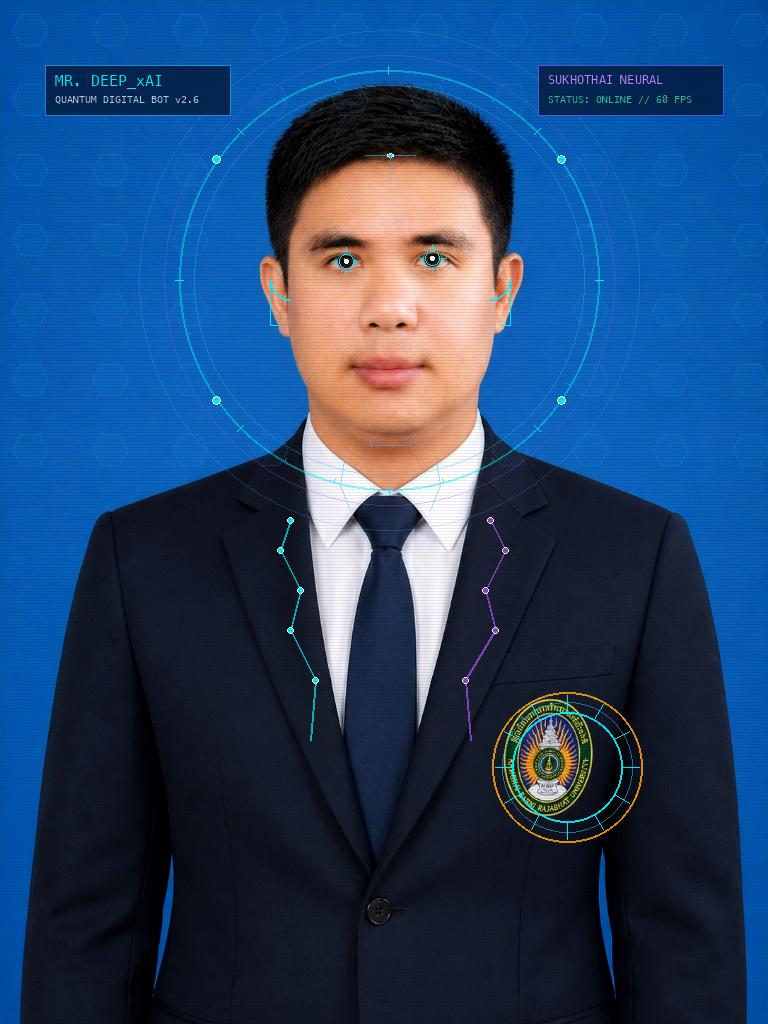
#> input picture assets/images/mr_deep_xai_digital_bot.png, 768 x 1024 px, found by its file name
$ python generate_3d_cover.py
#> lines starting #> are read from the running program, lines starting #| are printed output that depends on the picture
#!/usr/bin/env python3
"""
generate_3d_cover.py
Generates hyper-futuristic 3D Academic Book Cover for Next-Gen Physics Lab 2026.
Adheres to academic-book-cover-architect standards (2:3 aspect ratio, 1600x2400 px, 6x9 in).
Seamlessly blends Mr. Deep_xAI / J.A.R.V.I.S. avatar, 3D holographic physics simulations,
MediaPipe AR hand tracking, and clean typographic negative spaces.
"""

import math
import os
import numpy as np
from PIL import Image, ImageDraw, ImageFilter, ImageFont

W, H = 1600, 2400

def create_futuristic_cover():
    print(f"Creating base canvas {W}x{H}...")

    # 1. Background Gradient (Dark Cyber Laboratory Atmosphere)
    # Upper 30% (0-720): Deep midnight dark cyan-blue for title negative space
    # Mid 45% (720-1800): High-tech holographic lab core with soft ambient illumination
    # Lower 25% (1800-2400): Reflective obsidian floor for author negative space
    bg = np.zeros((H, W, 4), dtype=np.uint8)

    for y in range(H):
        ny = y / float(H)
        if ny < 0.30:
            # Top: Dark space #030611 -> #061124
            t = ny / 0.30
            r = int(3 + t * 4)
            g = int(6 + t * 11)
            b = int(17 + t * 20)
        elif ny < 0.75:
            # Mid: Core #061124 -> #0d2140 -> #061124
            t = (ny - 0.30) / 0.45
            curve = math.sin(t * math.pi)
            r = int(7 + curve * 15)
            g = int(17 + curve * 28)
            b = int(37 + curve * 46)
        else:
            # Bottom: Dark reflective workbench #061124 -> #020409
            t = (ny - 0.75) / 0.25
            r = int(7 - t * 5)
            g = int(17 - t * 13)
            b = int(37 - t * 28)

        bg[y, :, 0] = r
        bg[y, :, 1] = g
        bg[y, :, 2] = b
        bg[y, :, 3] = 255

    canvas = Image.fromarray(bg, mode="RGBA")

    # 2. Add Radial Cyan Ambient Glow in Midground (x=800, y=1180)
    glow_arr = np.zeros((H, W, 4), dtype=np.uint8)
    cx, cy = 800, 1180
    y_coords, x_coords = np.ogrid[:H, :W]
    dist_sq = ((x_coords - cx) / 1.0) ** 2 + ((y_coords - cy) / 0.8) ** 2
    max_r = 850
    mask = dist_sq < (max_r ** 2)
    glow_intensity = np.clip(1.0 - np.sqrt(dist_sq) / max_r, 0, 1) ** 2.2

    glow_arr[mask, 0] = (glow_intensity[mask] * 18).astype(np.uint8)
    glow_arr[mask, 1] = (glow_intensity[mask] * 85).astype(np.uint8)
    glow_arr[mask, 2] = (glow_intensity[mask] * 180).astype(np.uint8)
    glow_arr[mask, 3] = (glow_intensity[mask] * 190).astype(np.uint8)

    glow_img = Image.fromarray(glow_arr, mode="RGBA").filter(ImageFilter.GaussianBlur(radius=60))
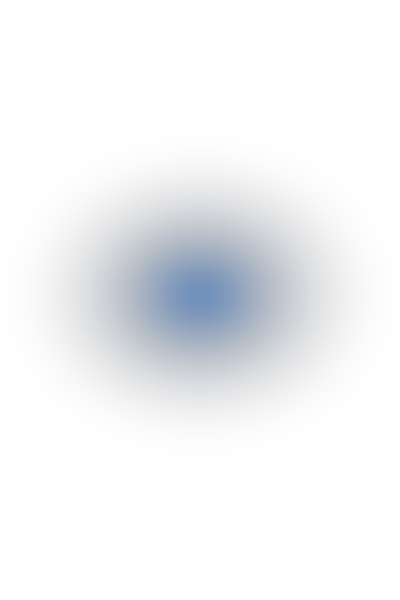
#> glow_img: PIL image 1600x2400 RGBA (shown at 1/4 size); mean R, G, B, A 1.1, 5.8, 12.4, 13.1; transparent parts drawn white
    canvas = Image.alpha_composite(canvas, glow_img)

    # 3. Perspective Cybernetic Grid on Floor (y: 1720 to 2400)
    grid_img = Image.new("RGBA", (W, H), (0, 0, 0, 0))
#> grid_img: PIL image 1600x2400 RGBA; every value is 0
    gdraw = ImageDraw.Draw(grid_img)
    horizon_y = 1720
    floor_cx = W // 2

    for i in range(-25, 26):
        x_bot = floor_cx + i * 85
        x_top = floor_cx + i * 15
        alpha = max(10, 75 - abs(i) * 3)
        gdraw.line([(x_top, horizon_y), (x_bot, H)], fill=(0, 210, 255, alpha), width=2)

    for step in range(1, 16):
        ratio = (step / 16.0) ** 2.2
        cur_y = int(horizon_y + ratio * (H - horizon_y))
        alpha = int(25 + 130 * ratio)
        gdraw.line([(0, cur_y), (W, cur_y)], fill=(0, 210, 255, alpha), width=1)

    # Horizon rim light glow
    gdraw.line([(0, horizon_y), (W, horizon_y)], fill=(0, 240, 255, 160), width=3)
    canvas = Image.alpha_composite(canvas, grid_img)

    # 4. Composite Mr. Deep_xAI Digital Bot Avatar with SEAMLESS RADIAL FEATHERING
    avatar_path = "assets/images/mr_deep_xai_digital_bot.png"
    if os.path.exists(avatar_path):
        print("Integrating Mr. Deep_xAI high-res avatar with seamless radial feathering...")
        avatar_raw = Image.open(avatar_path).convert("RGBA")
#> avatar_raw is the input picture: PIL image 768x1024 RGBA; mean R, G, B, A 34.8, 67.9, 107.6, 255

        # Target size: width 860px
        aw, ah = avatar_raw.size
        target_w = 860
        target_h = int(ah * (target_w / float(aw)))
        avatar_scaled = avatar_raw.resize((target_w, target_h), Image.Resampling.LANCZOS)

        # Create an elliptical / radial feathering mask so NO rectangular box is visible
        mask_arr = np.zeros((target_h, target_w), dtype=np.uint8)
        acx = target_w // 2
        acy = int(target_h * 0.42) # Center around chest / face

        y_g, x_g = np.ogrid[:target_h, :target_w]
        # Ellipse radius: rx = 380, ry = 480
        norm_dist = np.sqrt(((x_g - acx) / 380.0) ** 2 + ((y_g - acy) / 480.0) ** 2)

        # Soft transition between 0.65 and 1.0
        alpha_factor = np.clip(1.0 - (norm_dist - 0.65) / 0.35, 0.0, 1.0)
        alpha_factor = alpha_factor ** 1.8

        # Also feather bottom heavily past y = 68%
        bottom_fade = np.ones((target_h, target_w), dtype=np.float32)
        cutoff_y = int(target_h * 0.68)
        for my in range(cutoff_y, target_h):
            fade_b = 1.0 - (my - cutoff_y) / float(target_h - cutoff_y)
            bottom_fade[my, :] = max(0.0, fade_b ** 2.0)
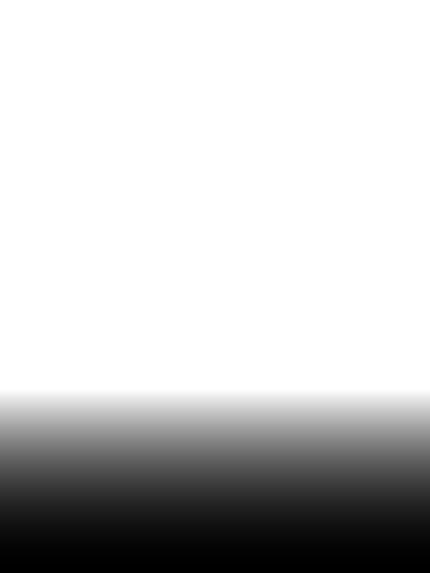
#> bottom_fade: shape (1146, 860) float32 (shown at 1/2 size); min 7.42e-06, max 1, mean 0.787

        final_alpha = (alpha_factor * bottom_fade * 255).astype(np.uint8)
        mask_img = Image.fromarray(final_alpha, mode="L")
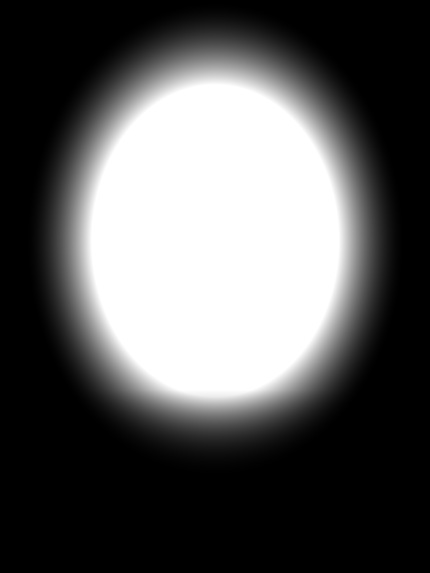
#> mask_img: PIL image 860x1146 L (shown at 1/2 size); min 0, max 255, mean 88.8

        av_x = (W - target_w) // 2
        av_y = 740
        canvas.paste(avatar_scaled, (av_x, av_y), mask_img)

    # 5. Add 3D Holographic HUD Rings & Arc Reactor
    hud_layer = Image.new("RGBA", (W, H), (0, 0, 0, 0))
    hdraw = ImageDraw.Draw(hud_layer)

    # 5.1 Arc Reactor on Chest (x=800, y=1490)
    arc_cx, arc_cy = 800, 1490
    for r_out in [74, 60, 46, 32, 18]:
        hdraw.ellipse([arc_cx - r_out, arc_cy - r_out, arc_cx + r_out, arc_cy + r_out],
                      outline=(0, 240, 255, 230), width=3)
    # Inner reactor core glow
    hdraw.ellipse([arc_cx - 12, arc_cy - 12, arc_cx + 12, arc_cy + 12], fill=(255, 255, 255, 255))
    for ang_deg in range(0, 360, 45):
        rad = math.radians(ang_deg)
        x1 = arc_cx + int(32 * math.cos(rad))
        y1 = arc_cy + int(32 * math.sin(rad))
        x2 = arc_cx + int(58 * math.cos(rad))
        y2 = arc_cy + int(58 * math.sin(rad))
        hdraw.line([(x1, y1), (x2, y2)], fill=(0, 240, 255, 255), width=3)

    # 5.2 Floating Holographic HUD Orbitals around Head (x=800, y=1030)
    head_cx, head_cy = 800, 1030
    # Outer dashed HUD ring
    for deg in range(0, 360, 6):
        if (deg % 30) < 22:
            rad1 = math.radians(deg)
            rad2 = math.radians(deg + 4)
            r_orbit = 330
            p1 = (head_cx + int(r_orbit * math.cos(rad1)), head_cy + int(r_orbit * 0.9 * math.sin(rad1)))
            p2 = (head_cx + int(r_orbit * math.cos(rad2)), head_cy + int(r_orbit * 0.9 * math.sin(rad2)))
            hdraw.line([p1, p2], fill=(0, 230, 255, 200), width=2)

    # HUD Target reticles & Angle ticks
    for tick_deg in [0, 45, 90, 135, 180, 225, 270, 315]:
        rad = math.radians(tick_deg)
        tx1 = head_cx + int(315 * math.cos(rad))
        ty1 = head_cy + int(315 * 0.9 * math.sin(rad))
        tx2 = head_cx + int(345 * math.cos(rad))
        ty2 = head_cy + int(345 * 0.9 * math.sin(rad))
        hdraw.line([(tx1, ty1), (tx2, ty2)], fill=(56, 189, 248, 255), width=3)
        hdraw.ellipse([tx2 - 4, ty2 - 4, tx2 + 4, ty2 + 4], fill=(255, 255, 255, 255))

    # 6. Left Hologram: 3D Hexagonal Resistor Circuit Loop (x=280, y=1480)
    hex_cx, hex_cy = 280, 1480
    hex_r = 160
    nodes = []
    for i in range(6):
        ang = math.radians(60 * i - 30)
        nx = int(hex_cx + hex_r * math.cos(ang))
        ny = int(hex_cy + hex_r * 0.68 * math.sin(ang))
        nodes.append((nx, ny))

    # Hexagon circuit ring glow platform
    for pr in [220, 190, 160]:
        hdraw.ellipse([hex_cx - pr, hex_cy + 130 - int(pr * 0.35), hex_cx + pr, hex_cy + 130 + int(pr * 0.35)],
                      outline=(0, 240, 255, 80), width=2)

    for i in range(6):
        n1 = nodes[i]
        n2 = nodes[(i + 1) % 6]
        # Neon branch line
        hdraw.line([n1, n2], fill=(245, 158, 11, 230), width=7)
        hdraw.line([n1, n2], fill=(254, 240, 138, 255), width=3)

        # 3D Resistor body in center of branch
        mx = (n1[0] + n2[0]) // 2
        my = (n1[1] + n2[1]) // 2
        hdraw.rectangle([mx - 22, my - 12, mx + 22, my + 12], fill=(15, 23, 42, 255), outline=(234, 179, 8, 255), width=2)
        # Resistor color bands
        b_cols = [(239, 68, 68), (37, 99, 235), (34, 197, 94), (234, 179, 8)]
        for bi, col in enumerate(b_cols):
            hdraw.line([(mx - 12 + bi * 8, my - 11), (mx - 12 + bi * 8, my + 11)], fill=col + (255,), width=3)

    # Golden terminals
    for idx, (nx, ny) in enumerate(nodes):
        hdraw.ellipse([nx - 14, ny - 14, nx + 14, ny + 14], fill=(251, 191, 36, 255), outline=(255, 255, 255, 255), width=3)

    # Telemetry card above circuit (x=280, y=1260)
    hdraw.rounded_rectangle([hex_cx - 150, hex_cy - 240, hex_cx + 150, hex_cy - 160], radius=10, fill=(10, 20, 40, 230), outline=(56, 189, 248, 220), width=2)
    # Voltage pulse line inside card
    card_pts = []
    for cx_step in range(260):
        c_val = int(hex_cy - 200 + 18 * math.sin(cx_step * 0.12))
        card_pts.append((hex_cx - 130 + cx_step, c_val))
    for c_i in range(len(card_pts) - 1):
        hdraw.line([card_pts[c_i], card_pts[c_i + 1]], fill=(16, 185, 129, 255), width=3)

    # 7. Left-Top Hologram: 3D Simple Pendulum & Laser Oscillations (x=290, y=940)
    # Placed in the left quadrant so it NEVER touches his face!
    pend_top = (290, 780)
    pend_ball = (230, 980)
    hdraw.line([pend_top, pend_ball], fill=(250, 204, 21, 240), width=4)
    # Laser sweep arc
    hdraw.arc([pend_top[0] - 120, pend_top[1] - 120, pend_top[0] + 120, pend_top[1] + 120], start=30, end=150, fill=(56, 189, 248, 200), width=3)
    # Polished steel bob
    hdraw.ellipse([pend_ball[0] - 28, pend_ball[1] - 28, pend_ball[0] + 28, pend_ball[1] + 28], fill=(225, 29, 72, 255), outline=(255, 255, 255, 255), width=4)
    hdraw.ellipse([pend_ball[0] - 12, pend_ball[1] - 16, pend_ball[0] - 2, pend_ball[1] - 6], fill=(255, 255, 255, 240))

    # 8. Right-Top Hologram: 3D Optical Glass Prism & Spectral Dispersion (x=1320, y=980)
    prism_cx, prism_cy = 1320, 980
    p_top = (prism_cx, prism_cy - 80)
    p_left = (prism_cx - 75, prism_cy + 60)
    p_right = (prism_cx + 75, prism_cy + 60)
    # Glass prism facet with cyan glow
    hdraw.polygon([p_top, p_left, p_right], fill=(30, 58, 138, 180), outline=(56, 189, 248, 255))
    # Laser beam in
    hdraw.line([(prism_cx - 160, prism_cy + 20), (prism_cx - 30, prism_cy + 10)], fill=(255, 255, 255, 255), width=5)
    # Spectrum dispersion rays out
    spec_cols = [
        (239, 68, 68), (249, 115, 22), (234, 179, 8),
        (34, 197, 94), (6, 182, 212), (59, 130, 246), (168, 85, 247)
    ]
    for s_idx, scol in enumerate(spec_cols):
        y_spread = prism_cy - 30 + s_idx * 18
        hdraw.line([(prism_cx + 25, prism_cy + 15), (prism_cx + 190, y_spread)], fill=scol + (240,), width=3)

    # 9. Right-Bottom Hologram: MediaPipe AR 3D Hand Skeleton (x=1320, y=1480)
    hwrist = (1320, 1720)
    h_pts = {
        0: hwrist,
        1: (1260, 1660), 2: (1210, 1590), 3: (1180, 1530), 4: (1160, 1470), # Thumb
        5: (1270, 1520), 6: (1250, 1410), 7: (1230, 1320), 8: (1210, 1240), # Index
        9: (1330, 1500), 10: (1330, 1380), 11: (1330, 1270), 12: (1330, 1180), # Mid
        13: (1380, 1520), 14: (1395, 1420), 15: (1405, 1330), 16: (1415, 1250), # Ring
        17: (1430, 1560), 18: (1460, 1480), 19: (1480, 1410), 20: (1500, 1340)  # Pinky
    }
    h_conns = [
        (0, 1), (1, 2), (2, 3), (3, 4),
        (0, 5), (5, 6), (6, 7), (7, 8),
        (5, 9), (9, 10), (10, 11), (11, 12),
        (9, 13), (13, 14), (14, 15), (15, 16),
        (13, 17), (17, 18), (18, 19), (19, 20), (0, 17)
    ]
    for p1_i, p2_i in h_conns:
        pt1 = h_pts[p1_i]
        pt2 = h_pts[p2_i]
        hdraw.line([pt1, pt2], fill=(0, 240, 255, 170), width=5)
        hdraw.line([pt1, pt2], fill=(255, 255, 255, 230), width=2)

    for p_idx, pt in h_pts.items():
        is_tip = p_idx in [4, 8]
        col = (255, 255, 255, 255) if is_tip else (0, 240, 255, 255)
        rad_sz = 10 if is_tip else 6
        hdraw.ellipse([pt[0] - rad_sz, pt[1] - rad_sz, pt[0] + rad_sz, pt[1] + rad_sz], fill=col, outline=(14, 165, 233, 255), width=3)

    # Pinch target crosshair & laser pulse
    pinch_pt = ((h_pts[4][0] + h_pts[8][0]) // 2, (h_pts[4][1] + h_pts[8][1]) // 2)
    hdraw.ellipse([pinch_pt[0] - 36, pinch_pt[1] - 36, pinch_pt[0] + 36, pinch_pt[1] + 36], outline=(52, 211, 153, 240), width=3)
    hdraw.line([(pinch_pt[0] - 50, pinch_pt[1]), (pinch_pt[0] + 50, pinch_pt[1])], fill=(52, 211, 153, 220), width=2)
    hdraw.line([(pinch_pt[0], pinch_pt[1] - 50), (pinch_pt[0], pinch_pt[1] + 50)], fill=(52, 211, 153, 220), width=2)

    # 10. Clean Formatted Scientific Formulas
    equations = [
        ("T = 2pi sqrt(L/g)", 150, 860),
        ("Req = 5/6 Ohm", 150, 1680),
        ("1/f = 1/s + 1/s'", 1250, 820),
        ("curl B = mu0 * J", 1240, 1800),
        ("c = 3.00 x 10^8 m/s", 710, 680),
        ("E = h*nu - W0", 150, 1140)
    ]
    try:
        font = ImageFont.truetype("/System/Library/Fonts/Supplemental/Arial.ttf", 26)
    except:
        font = ImageFont.load_default()

    for eq_text, eq_x, eq_y in equations:
        hdraw.text((eq_x, eq_y), eq_text, font=font, fill=(56, 189, 248, 170))

    # Multi-pass Gaussian Bloom for Sci-Fi Glow Effect
    print("Applying multi-scale sci-fi bloom...")
    glow1 = hud_layer.filter(ImageFilter.GaussianBlur(radius=5))
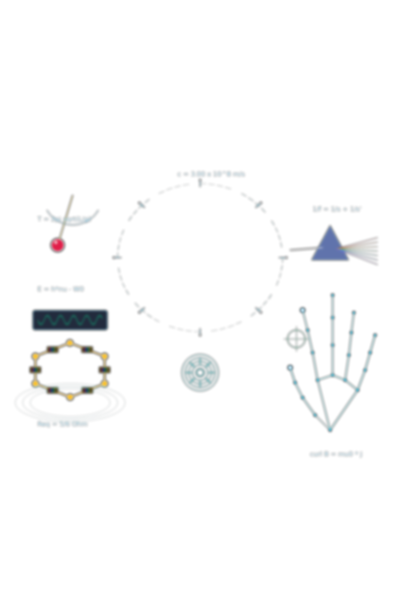
#> glow1: PIL image 1600x2400 RGBA (shown at 1/4 size); mean R, G, B, A 1.5, 3.1, 3.4, 4.8; transparent parts drawn white
    glow2 = hud_layer.filter(ImageFilter.GaussianBlur(radius=15))
    glow3 = hud_layer.filter(ImageFilter.GaussianBlur(radius=32))
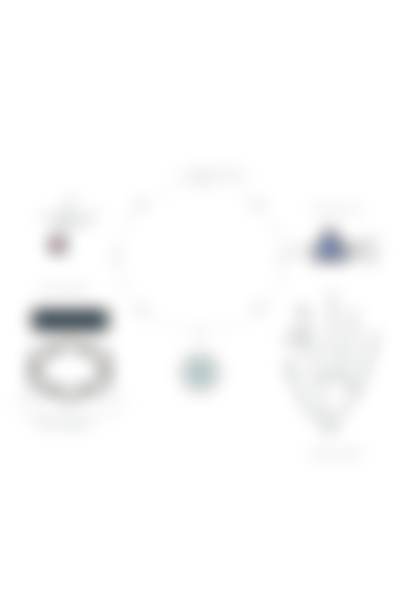
#> glow3: PIL image 1600x2400 RGBA (shown at 1/4 size); mean R, G, B, A 1.5, 3.1, 3.3, 4.8; transparent parts drawn white

    canvas = Image.alpha_composite(canvas, glow3)
    canvas = Image.alpha_composite(canvas, glow2)
    canvas = Image.alpha_composite(canvas, glow1)
    canvas = Image.alpha_composite(canvas, hud_layer)
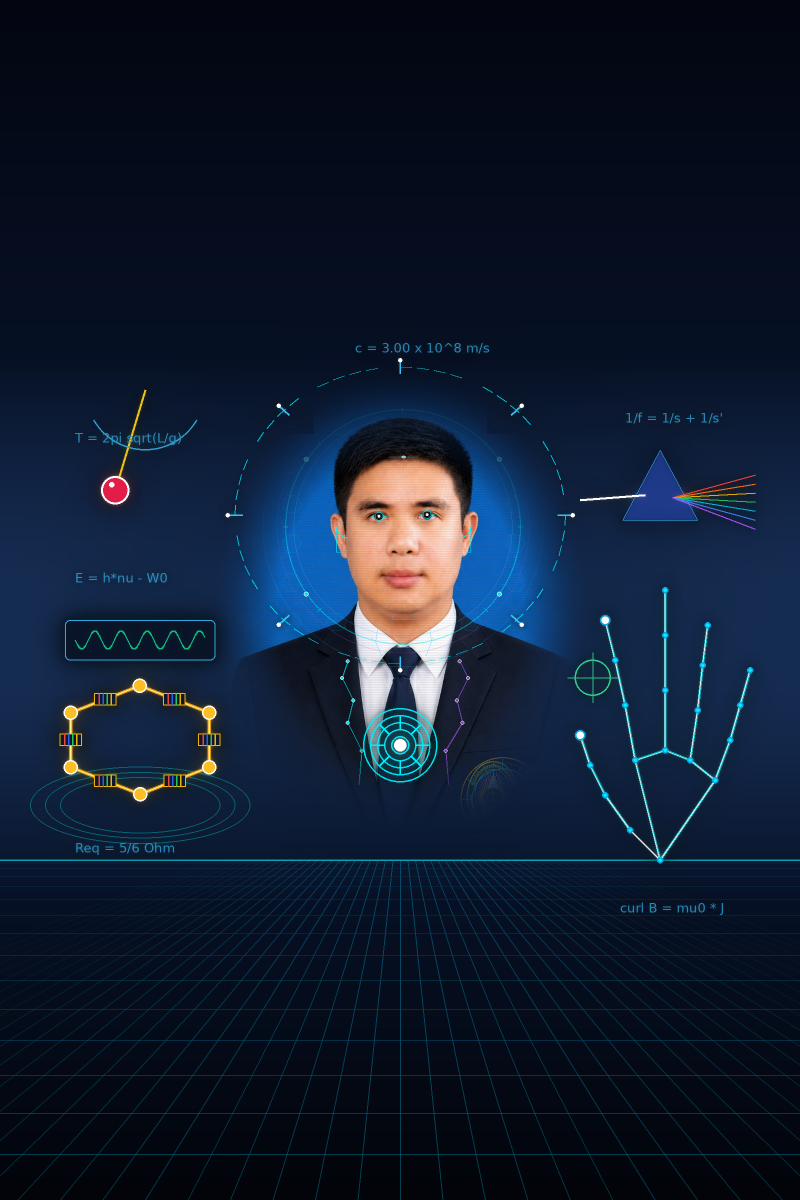
#> canvas: PIL image 1600x2400 RGBA (shown at 1/2 size); mean R, G, B, A 15.2, 27.8, 47.5, 255

    # 11. Save Output Artwork
    out_jpg = "workshop_manual_3d_ar_ai/figures/cover_art.jpg"
    out_png = "assets/images/cover_art_3d_futuristic.png"

    os.makedirs(os.path.dirname(out_jpg), exist_ok=True)
    os.makedirs(os.path.dirname(out_png), exist_ok=True)

    canvas.convert("RGB").save(out_jpg, quality=98)
    canvas.save(out_png)
    print(f"Cover artwork saved to:\n  - {out_jpg}\n  - {out_png}")

if __name__ == "__main__":
    create_futuristic_cover()

$ run again, with assets/images/mr_deep_xai_bot_square.png copied over assets/images/mr_deep_xai_digital_bot.png
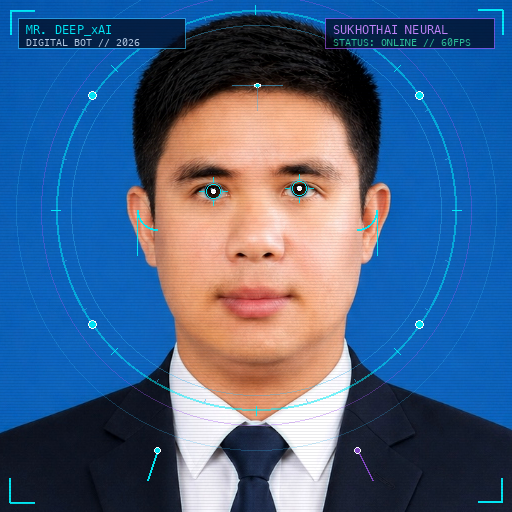
#> input picture assets/images/mr_deep_xai_bot_square.png, 512 x 512 px, found by its file name
#> grid_img: PIL image 1600x2400 RGBA; every value is 0
#> in create_futuristic_cover, avatar_raw is the input picture: PIL image 512x512 RGBA; mean R, G, B, A 71.8, 97.8, 133.6, 255
#> in create_futuristic_cover, `mask_img = Image.fromarray(final_alpha, mode="L")`:
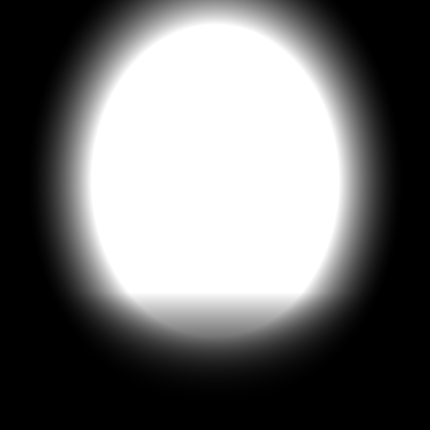
#> mask_img: PIL image 860x860 L (shown at 1/2 size); min 0, max 255, mean 111
#> in create_futuristic_cover, `canvas = Image.alpha_composite(canvas, hud_layer)`:
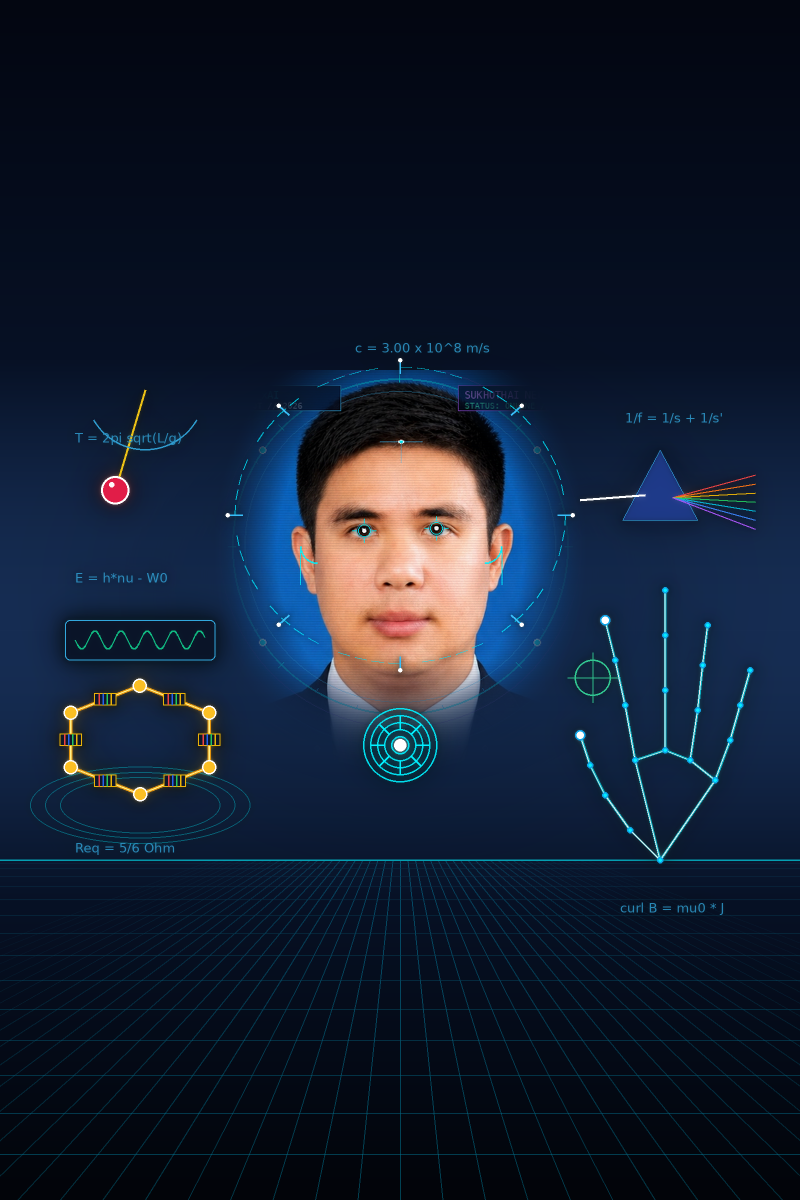
#> canvas: PIL image 1600x2400 RGBA (shown at 1/2 size); mean R, G, B, A 18.7, 29.5, 48, 255
